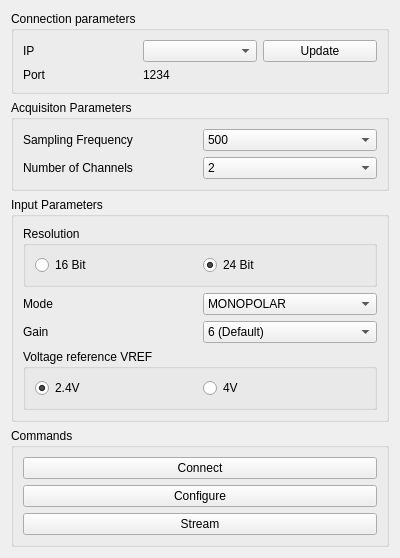
<?xml version="1.0" encoding="UTF-8"?>
<ui version="4.0">
 <class>NSwitchForm</class>
 <widget class="QWidget" name="NSwitchForm">
  <property name="geometry">
   <rect>
    <x>0</x>
    <y>0</y>
    <width>400</width>
    <height>540</height>
   </rect>
  </property>
  <property name="windowTitle">
   <string>NSwitchForm</string>
  </property>
  <layout class="QGridLayout" name="gridLayout_2">
   <item row="1" column="0">
    <widget class="QGroupBox" name="acquisitionGroupBox">
     <property name="title">
      <string>Acquisiton Parameters</string>
     </property>
     <layout class="QGridLayout" name="gridLayout">
      <item row="1" column="0">
       <widget class="QLabel" name="label_2">
        <property name="text">
         <string>Number of Channels</string>
        </property>
       </widget>
      </item>
      <item row="0" column="1">
       <widget class="QComboBox" name="acquisitionSamplingFrequencyComboBox">
        <property name="currentIndex">
         <number>0</number>
        </property>
        <item>
         <property name="text">
          <string>500</string>
         </property>
        </item>
        <item>
         <property name="text">
          <string>1000</string>
         </property>
        </item>
        <item>
         <property name="text">
          <string>2000</string>
         </property>
        </item>
        <item>
         <property name="text">
          <string>4000</string>
         </property>
        </item>
       </widget>
      </item>
      <item row="1" column="1">
       <widget class="QComboBox" name="acquisitionNumberOfChannelsComboBox">
        <property name="currentIndex">
         <number>0</number>
        </property>
        <item>
         <property name="text">
          <string>2</string>
         </property>
        </item>
        <item>
         <property name="text">
          <string>4</string>
         </property>
        </item>
        <item>
         <property name="text">
          <string>8</string>
         </property>
        </item>
        <item>
         <property name="text">
          <string>16</string>
         </property>
        </item>
       </widget>
      </item>
      <item row="0" column="0">
       <widget class="QLabel" name="label">
        <property name="text">
         <string>Sampling Frequency</string>
        </property>
       </widget>
      </item>
     </layout>
    </widget>
   </item>
   <item row="2" column="0">
    <widget class="QGroupBox" name="inputGroupBox">
     <property name="title">
      <string>Input Parameters</string>
     </property>
     <layout class="QGridLayout" name="gridLayout_4">
      <item row="3" column="0" colspan="2">
       <widget class="QGroupBox" name="voltageReferenceGroupBox">
        <property name="title">
         <string>Voltage reference VREF</string>
        </property>
        <layout class="QGridLayout" name="gridLayout_6">
         <item row="0" column="0">
          <widget class="QRadioButton" name="voltageReferenceLowRadioButton">
           <property name="text">
            <string>2.4V</string>
           </property>
           <property name="checked">
            <bool>true</bool>
           </property>
          </widget>
         </item>
         <item row="0" column="1">
          <widget class="QRadioButton" name="voltageReferenceHighRadioButton">
           <property name="text">
            <string>4V</string>
           </property>
          </widget>
         </item>
        </layout>
       </widget>
      </item>
      <item row="0" column="0" colspan="2">
       <widget class="QGroupBox" name="groupBox_2">
        <property name="title">
         <string>Resolution</string>
        </property>
        <layout class="QGridLayout" name="gridLayout_5">
         <item row="0" column="0">
          <widget class="QRadioButton" name="inputLowResolutionRadioButton">
           <property name="text">
            <string>16 Bit</string>
           </property>
           <property name="checked">
            <bool>false</bool>
           </property>
          </widget>
         </item>
         <item row="0" column="1">
          <widget class="QRadioButton" name="inputHighResolutionRadioButton">
           <property name="text">
            <string>24 Bit</string>
           </property>
           <property name="checked">
            <bool>true</bool>
           </property>
          </widget>
         </item>
        </layout>
       </widget>
      </item>
      <item row="1" column="1">
       <widget class="QComboBox" name="inputDetectionModeComboBox">
        <item>
         <property name="text">
          <string>MONOPOLAR</string>
         </property>
        </item>
        <item>
         <property name="text">
          <string>BIPOLAR</string>
         </property>
        </item>
        <item>
         <property name="text">
          <string>IMPEDANCE</string>
         </property>
        </item>
        <item>
         <property name="text">
          <string>TEST</string>
         </property>
        </item>
       </widget>
      </item>
      <item row="2" column="0">
       <widget class="QLabel" name="label_5">
        <property name="text">
         <string>Gain</string>
        </property>
       </widget>
      </item>
      <item row="1" column="0">
       <widget class="QLabel" name="label_10">
        <property name="text">
         <string>Mode</string>
        </property>
       </widget>
      </item>
      <item row="2" column="1">
       <widget class="QComboBox" name="inputGainComboBox">
        <item>
         <property name="text">
          <string>6 (Default)</string>
         </property>
        </item>
        <item>
         <property name="text">
          <string>1</string>
         </property>
        </item>
        <item>
         <property name="text">
          <string>2</string>
         </property>
        </item>
        <item>
         <property name="text">
          <string>3</string>
         </property>
        </item>
        <item>
         <property name="text">
          <string>4</string>
         </property>
        </item>
        <item>
         <property name="text">
          <string>8</string>
         </property>
        </item>
        <item>
         <property name="text">
          <string>12</string>
         </property>
        </item>
       </widget>
      </item>
     </layout>
    </widget>
   </item>
   <item row="0" column="0">
    <widget class="QGroupBox" name="connectionGroupBox">
     <property name="title">
      <string>Connection parameters</string>
     </property>
     <layout class="QGridLayout" name="gridLayout_7">
      <item row="1" column="1">
       <widget class="QLabel" name="connectionPortLabel">
        <property name="text">
         <string>1234</string>
        </property>
       </widget>
      </item>
      <item row="0" column="0">
       <widget class="QLabel" name="label_6">
        <property name="text">
         <string>IP</string>
        </property>
       </widget>
      </item>
      <item row="1" column="0">
       <widget class="QLabel" name="label_7">
        <property name="text">
         <string>Port</string>
        </property>
       </widget>
      </item>
      <item row="0" column="2">
       <widget class="QPushButton" name="connectionUpdatePushButton">
        <property name="text">
         <string>Update</string>
        </property>
       </widget>
      </item>
      <item row="0" column="1">
       <widget class="QComboBox" name="connectionIPComboBox"/>
      </item>
     </layout>
    </widget>
   </item>
   <item row="4" column="0">
    <spacer name="verticalSpacer">
     <property name="orientation">
      <enum>Qt::Vertical</enum>
     </property>
     <property name="sizeHint" stdset="0">
      <size>
       <width>20</width>
       <height>40</height>
      </size>
     </property>
    </spacer>
   </item>
   <item row="3" column="0">
    <widget class="QGroupBox" name="commandsGroupBox">
     <property name="title">
      <string>Commands</string>
     </property>
     <layout class="QGridLayout" name="gridLayout_3">
      <item row="0" column="0">
       <widget class="QPushButton" name="commandConnectionPushButton">
        <property name="text">
         <string>Connect</string>
        </property>
       </widget>
      </item>
      <item row="1" column="0">
       <widget class="QPushButton" name="commandConfigurationPushButton">
        <property name="text">
         <string>Configure</string>
        </property>
       </widget>
      </item>
      <item row="2" column="0">
       <widget class="QPushButton" name="commandStreamPushButton">
        <property name="text">
         <string>Stream</string>
        </property>
       </widget>
      </item>
     </layout>
    </widget>
   </item>
  </layout>
 </widget>
 <resources/>
 <connections/>
</ui>
